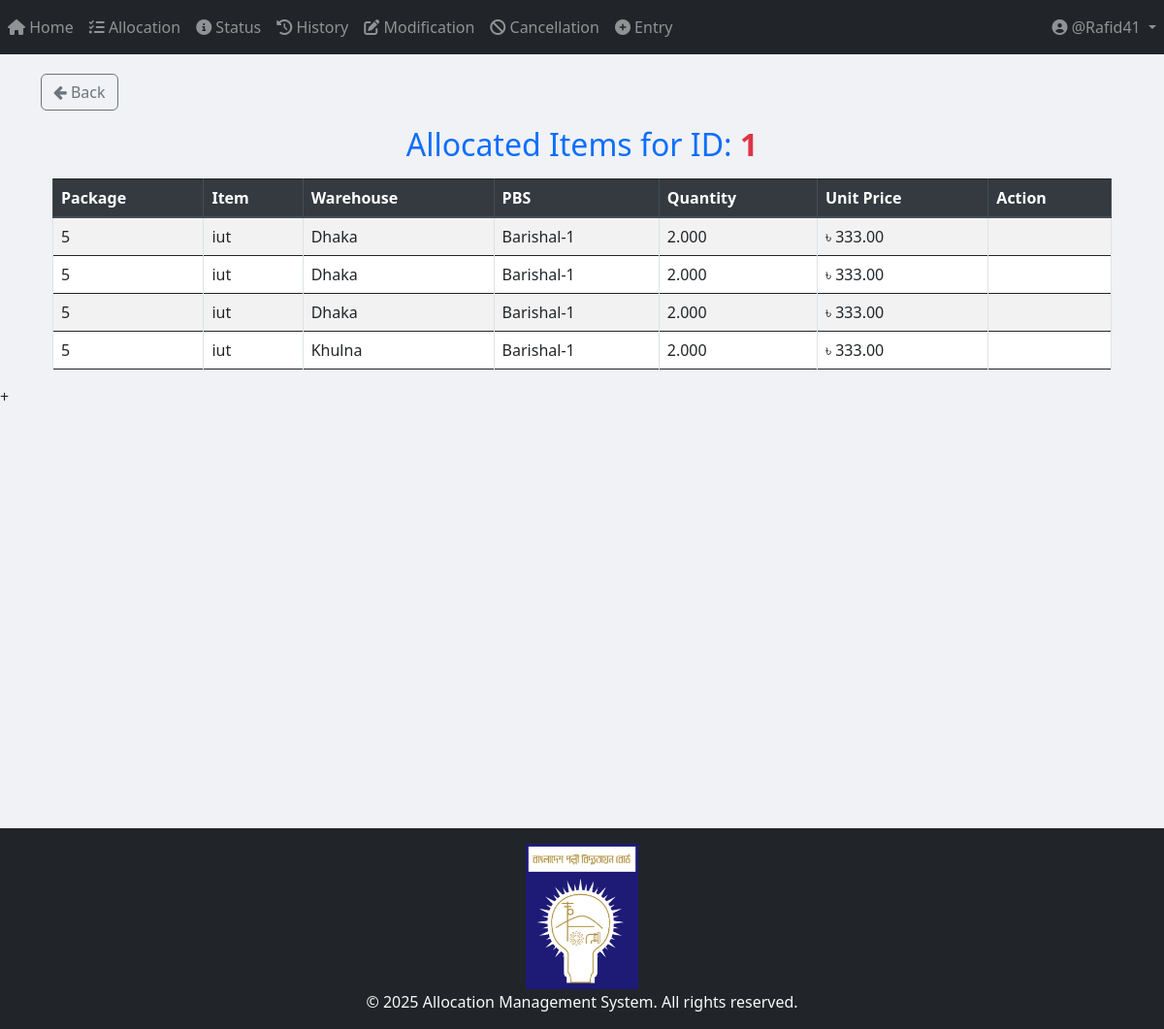
The app's page /modification/view-final-allocation/1/ (signed in), older data.
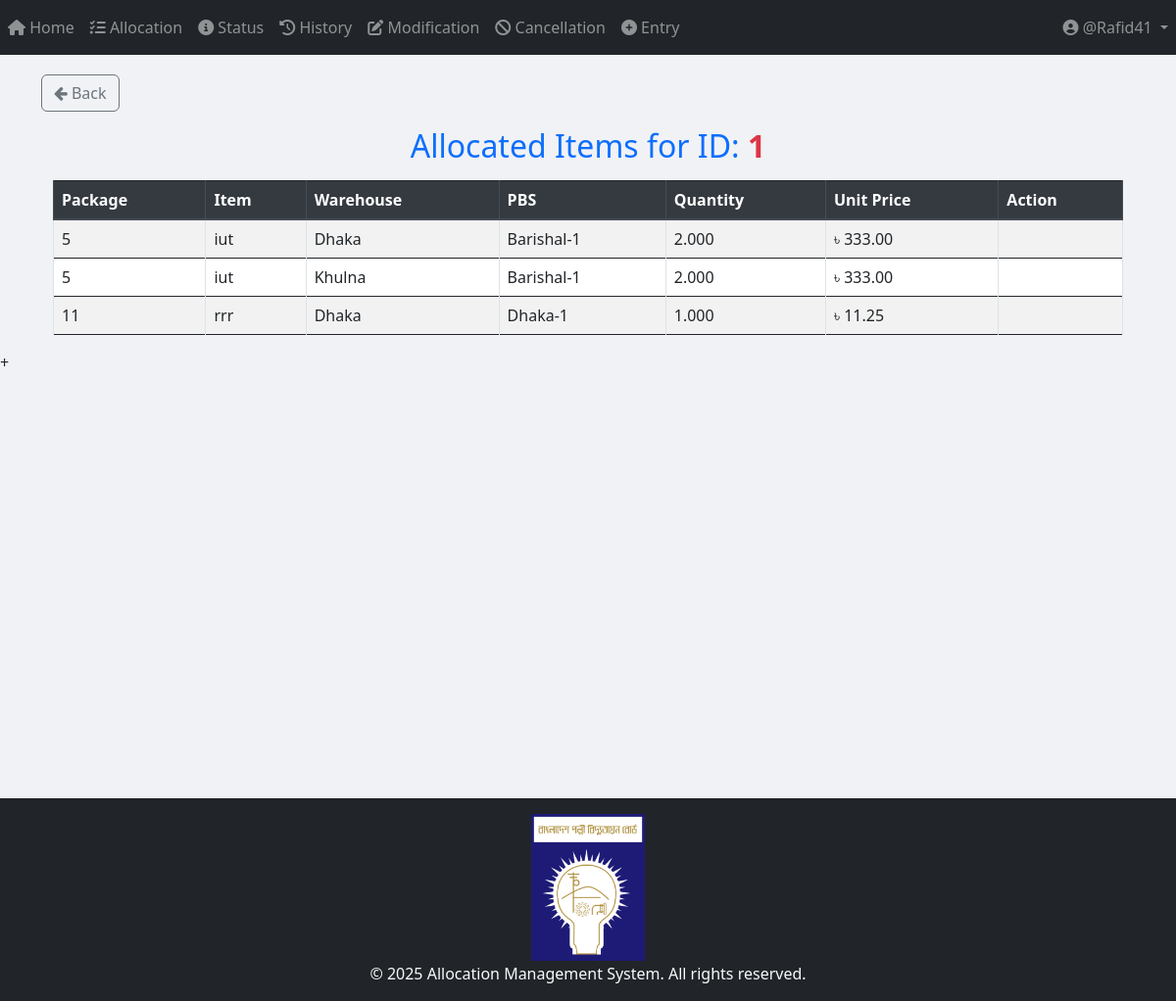
The same page, newer data.
### App_Allocation/models.py (models this page shows, shortened)
class Allocation_Number(models.Model):
    allocation_no = models.IntegerField(unique=True)
    user = models.ForeignKey(User, on_delete=models.CASCADE)
    STATUS_CHOICES = [
        ("Pending Approval", "Pending Approval"),
        ("Allocated", "Allocated"),
        ("Cancelled", "Cancelled"),
        ("Modified", "Modified"),
    ]
    status = models.CharField(
        max_length=100, choices=STATUS_CHOICES, default="Pending Approval"
    )
    def __str__(self):
        return str(self.allocation_no)

class Final_Allocation(models.Model):
    allocation_no = models.ForeignKey(Allocation_Number, on_delete=models.CASCADE)  # Deletes related allocations when removed
    item_primary_key = models.BigIntegerField(null=True)
    pbs = models.ForeignKey(PBS, on_delete=models.CASCADE)
    package = models.ForeignKey(Package, on_delete=models.CASCADE)
    item = models.ForeignKey(Item, on_delete=models.CASCADE)
    unit_of_item = models.TextField()
    warehouse = models.CharField(max_length=50)
    quantity = models.DecimalField(
        max_digits=20,
        decimal_places=3,
        default=0.00
    )
    status= models.CharField(max_length=100, default="Allocated")
    history_GUID = models.CharField(max_length=100, default="", blank=True, null=True)
    price = models.DecimalField(max_digits=15, decimal_places=2)
    created_at = models.DateTimeField(auto_now_add=True)

class PBS(models.Model):
    name = models.TextField(unique=True)
    def __str__(self):
        return str(self.name)

### App_Entry/models.py (models this page shows, shortened)
class Package(models.Model):
    packageId = models.TextField(unique=True)

class Item(models.Model):
    WAREHOUSE_CHOICES = [
        ("Dhaka", "Dhaka"),
        ("Khulna", "Khulna"),
        ("Chittagong", "Chittagong"),
    ]
    UNIT_CHOICES = [
        ("Nos.", "Nos."),
        ("Mtr.", "Mtr."),
        ("Km.", "Km."),
        ("Set.", "Set."),
        ("Pair.", "Pair."),
    ]
    name = models.CharField(max_length=255)
    description = models.TextField(blank=True, null=True)
    warehouse = models.CharField(
        max_length=50, choices=WAREHOUSE_CHOICES, default="Dhaka"
    )
    unit_of_item = models.CharField(
        max_length=10, choices=UNIT_CHOICES, default="Nos."
    )  # Updated field
    unit_price = models.DecimalField(max_digits=15, decimal_places=2, default=0.00)
    quantity_of_item = models.DecimalField(
        max_digits=20,
        decimal_places=3,
        default=0.00
    )
    package = models.ForeignKey(
        Package,
        on_delete=models.SET_NULL,
        related_name="package_of_item",
        null=True,
    )
    created_at = models.DateTimeField(default=timezone.now)

### App_Modification/views/delete_Item.py (the view)
# urls.py: path('view-final-allocation/<int:allocation_id>/', views.view_final_allocation, name='view_final_allocation'),
@login_required
def view_final_allocation(request, allocation_id):
    allocation_no_obj = get_object_or_404(Allocation_Number, id=allocation_id)
    allocations = Final_Allocation.objects.filter(allocation_no=allocation_no_obj)
    return render(
        request,
        "App_Modification/view_and_delete_Item.html",
        {
            "allocations": allocations,
            "allocation_no_obj": allocation_no_obj,
        },
    )

### templates/App_Modification/view_and_delete_Item.html (shortened to what this page needs)
{% extends 'base.html' %}
{% load static %}
{% block body_block %}
<a href="{% url 'App_Modification:modification_options' allocation_no_obj.pk  %}" class="btn btn-outline-secondary mb-3">
    <i class="fa fa-arrow-left"></i> Back
</a>
<h2 class="text-center text-primary">Allocated Items for ID: <b class="text-danger">{{ allocation_no_obj }}</b></h2>
<div class="container mt-3">
    <div class="table-responsive">
        <table class="table table-bordered table-striped">
            <thead class="thead-dark sticky-top">
                <tr>
                    <th>Package</th>
                    <th>Item</th>
                    <th>Warehouse</th>
                    <th>PBS</th>
                    <th>Quantity</th>
                    <th>Unit Price</th>
                    <th>Action</th>
                </tr>
            </thead>
            <tbody>
                {% if allocations %}
                    {% for allocation in allocations %}
                    <tr class="allocation-row">
                        <td>{{ allocation.package.packageId }}</td>
                        <td>{{ allocation.item.name }}</td>
                        <td>{{ allocation.warehouse }}</td>
                        <td>{{ allocation.pbs }}</td>
                        <td>{{ allocation.quantity }}</td>
                        <td>৳ {{ allocation.price }}</td>
                        <td class="text-center">
                        </td>
                    </tr>
                    {% endfor %}
                {% else %}
                    <tr>
                        <td colspan="7" class="text-center text-danger">No allocations available.</td>
                    </tr>
                {% endif %}
            </tbody>
        </table>
    </div>
</div>
{% endblock %}

### templates/base.html (shortened to what this page needs)
{% load static %}
{% load tz %}
<html lang="en">
    <head>
        <link
            rel="stylesheet"
            href="https://maxcdn.bootstrapcdn.com/bootstrap/4.4.1/css/bootstrap.min.css"
        />
        <link rel="stylesheet" href="https://cdnjs.cloudflare.com/ajax/libs/font-awesome/6.4.2/css/all.min.css">
        <link rel="stylesheet" href="https://cdn.jsdelivr.net/npm/bootstrap@5.3.0/dist/css/bootstrap.min.css">
        <link
            href="https://maxcdn.bootstrapcdn.com/font-awesome/4.7.0/css/font-awesome.min.css"
            rel="stylesheet"
        />
        <link
            href="https://cdnjs.cloudflare.com/ajax/libs/bootstrap-datetimepicker/4.17.47/css/bootstrap-datetimepicker.min.css"
            rel="stylesheet"
        />
        <link
            rel="stylesheet"
            href="//code.jquery.com/ui/1.12.1/themes/base/jquery-ui.css"
        />
        <link
            rel="stylesheet"
            href="https://cdn.jsdelivr.net/npm/flatpickr/dist/flatpickr.min.css"
        />
    </head>
    <body style="background-color: #f0f2f5;">
        {% include "partials/navbar.html" %}
        <div class="container" style="padding-top: 20px">
            {% block body_block %} {% endblock %}
        </div>
        <script src="https://cdn.jsdelivr.net/npm/flatpickr"></script>  +
        {% include "partials/footer.html" %}
    </body>
</html>

### templates/partials/navbar.html (shortened to what this page needs)
{% if request.path|slice:":9" == "/project/" %}
    <nav class="navbar navbar-expand-sm navbar-dark" style="background-color: #2f1658ff;">
        <button class="navbar-toggler" type="button" data-toggle="collapse" data-target="#navbarProject">
            <span class="navbar-toggler-icon"></span>
        </button>
        <div class="collapse navbar-collapse" id="navbarProject">
            <ul class="navbar-nav mr-auto">
                {% if user.is_authenticated %}
                    <li class="nav-item">
                        <a class="nav-link" href="{% url 'Project_App_Home:project_home_page' %}">
                            <i class="fas fa-project-diagram"></i> P_Home
                        </a>
                    </li>
                    <li class="nav-item">
                        <a class="nav-link" href="{% url 'Project_App_Allocation:allocation_page' %}">
                            <i class="fas fa-tasks"></i> P_Allocation
                        </a>
                    </li>
                    <li class="nav-item">
                        <a class="nav-link" href="{% url 'Project_App_Status:status_page' %}">
                            <i class="fas fa-info-circle"></i> P_Status
                        </a>
                    </li>
                    <li class="nav-item">
                        <a class="nav-link" href="{% url 'Project_App_History:history_page' %}">
                            <i class="fas fa-history"></i> P_History
                        </a>
                    </li>
                    <li class="nav-item">
                        <a class="nav-link" href="{% url 'Project_App_Modification:modification_menu' %}">
                            <i class="fas fa-edit"></i> P_Modification
                        </a>
                    </li>
                    <li class="nav-item">
                        <a class="nav-link" href="{% url 'Project_App_Cancellation:cancellation' %}">
                            <i class="fas fa-ban"></i> P_Cancellation
                        </a>
                    </li>
                    <li class="nav-item">
                        <a class="nav-link" href="{% url 'Project_App_Entry:entry_page' %}">
                            <i class="fas fa-plus-circle"></i> P_Entry
                        </a>
                    </li>
                    <li class="nav-item">
                        <a class="nav-link" href="#">
                            <i class="fas fa-plus-circle"></i> P_Project-Wise Balance
                        </a>
                    </li>
                {% endif %}
            </ul>
            <ul class="navbar-nav">
                {% if user.is_authenticated %}
                    <li class="nav-item dropdown">
                        <a class="nav-link dropdown-toggle" href="#" id="userDropdown" role="button" data-toggle="dropdown">
                            <i class="fas fa-user-circle"></i> @{{ user.username }}
                        </a>
                        <div class="dropdown-menu dropdown-menu-right">
                            {% if request.user.is_superuser %}
                                <a class="dropdown-item text-primary" href="{% url 'App_Admin_Panel:admin_panel_home' %}">
                                    <i class="fas fa-tools"></i> <strong>Admin Panel</strong>
                                </a>
                                <div class="dropdown-divider"></div>
                            {% endif %}
                            <a class="dropdown-item text-danger" href="{% url 'App_Login:logout' %}">
                                <i class="fas fa-sign-out-alt"></i> <strong>Logout</strong>
                            </a>
                        </div>
                    </li>
                {% else %}
                    <li class="nav-item {% if request.resolver_match.url_name == 'login' %}active{% endif %}">
                        <a class="nav-link" href="{% url 'App_Login:login' %}">
                            <i class="fas fa-sign-in-alt"></i> Login
                        </a>
                    </li>
                {% endif %}
            </ul>
        </div>
    </nav>
{% else %}
    <nav class="navbar navbar-expand-sm navbar-dark bg-dark">
        <div class="collapse navbar-collapse" id="navbarDefault">
            <ul class="navbar-nav mr-auto">
                {% if user.is_authenticated %}
                    <li class="nav-item {% if request.resolver_match.url_name == 'home_page' %}active{% endif %}">
                        <a class="nav-link" href="{% url 'App_Home:home_page' %}">
                            <i class="fas fa-home"></i> Home
                        </a>
                    </li>
                    <li class="nav-item {% if request.resolver_match.url_name == 'allocation_page' %}active{% endif %}">
                        <a class="nav-link" href="{% url 'App_Allocation:allocation_page' %}">
                            <i class="fas fa-tasks"></i> Allocation
                        </a>
                    </li>
                    <li class="nav-item {% if request.resolver_match.url_name == 'status_page' %}active{% endif %}">
                        <a class="nav-link" href="{% url 'App_Status:status_page' %}">
                            <i class="fas fa-info-circle"></i> Status
                        </a>
                    </li>
                    <li class="nav-item {% if request.resolver_match.url_name == 'history_page' %}active{% endif %}">
                        <a class="nav-link" href="{% url 'App_History:history_page' %}">
                            <i class="fas fa-history"></i> History
                        </a>
                    </li>
                    <li class="nav-item {% if request.resolver_match.url_name == 'modification_menu' %}active{% endif %}">
                        <a class="nav-link" href="{% url 'App_Modification:modification_menu' %}">
                            <i class="fas fa-edit"></i> Modification
                        </a>
                    </li>
                    <li class="nav-item {% if request.resolver_match.url_name == 'cancellation' %}active{% endif %}">
                        <a class="nav-link" href="{% url 'App_Cancellation:cancellation' %}">
                            <i class="fas fa-ban"></i> Cancellation
                        </a>
                    </li>
                    <li class="nav-item {% if request.resolver_match.url_name == 'entry_page' %}active{% endif %}">
                        <a class="nav-link" href="{% url 'App_Entry:entry_page' %}">
                            <i class="fas fa-plus-circle"></i> Entry
                        </a>
                    </li>
                {% endif %}
            </ul>
            <ul class="navbar-nav">
                {% if user.is_authenticated %}
                    <li class="nav-item dropdown">
                        <a class="nav-link dropdown-toggle" href="#" id="userDropdown" role="button" data-toggle="dropdown">
                            <i class="fas fa-user-circle"></i> @{{ user.username }}
                        </a>
                    </li>
                {% else %}
                    <li class="nav-item {% if request.resolver_match.url_name == 'login' %}active{% endif %}">
                        <a class="nav-link" href="{% url 'App_Login:login' %}">
                            <i class="fas fa-sign-in-alt"></i> Login
                        </a>
                    </li>
                {% endif %}
            </ul>
        </div>
    </nav>
{% endif %}

### templates/partials/footer.html (shortened to what this page needs)
{% load static %}
<div class="footer-wrapper">
    <div class="footer-push"></div>
    <footer class="bg-dark text-light py-3">
        <div class="container text-center">
            <img src="{% static 'logo/BREB_Logo_hq.svg.png' %}" alt="Logo" style="height: 150px; margin-bottom: 1px;">
            <p class="mb-0">© {% now "Y" %} Allocation Management System. All rights reserved.</p>
        </div>
    </footer>
</div>

### templates/partials/footer.html (style rules this page uses)
html, body { height: 100%; margin: 0; }
.footer-wrapper { display: flex; flex-direction: column; min-height: 80vh; }
.footer-push { flex: 1; }

Row changes from the older to the newer data that the page shows:
removed Final_Allocation: package.packageId "5", item.name "iut", warehouse "Dhaka", pbs "Barishal-1", quantity "2.000", price "333.00"
removed Final_Allocation: package.packageId "5", item.name "iut", warehouse "Dhaka", pbs "Barishal-1", quantity "2.000", price "333.00"
added Final_Allocation: package.packageId "11", item.name "rrr", warehouse "Dhaka", pbs "Dhaka-1", quantity "1.000", price "11.25"
